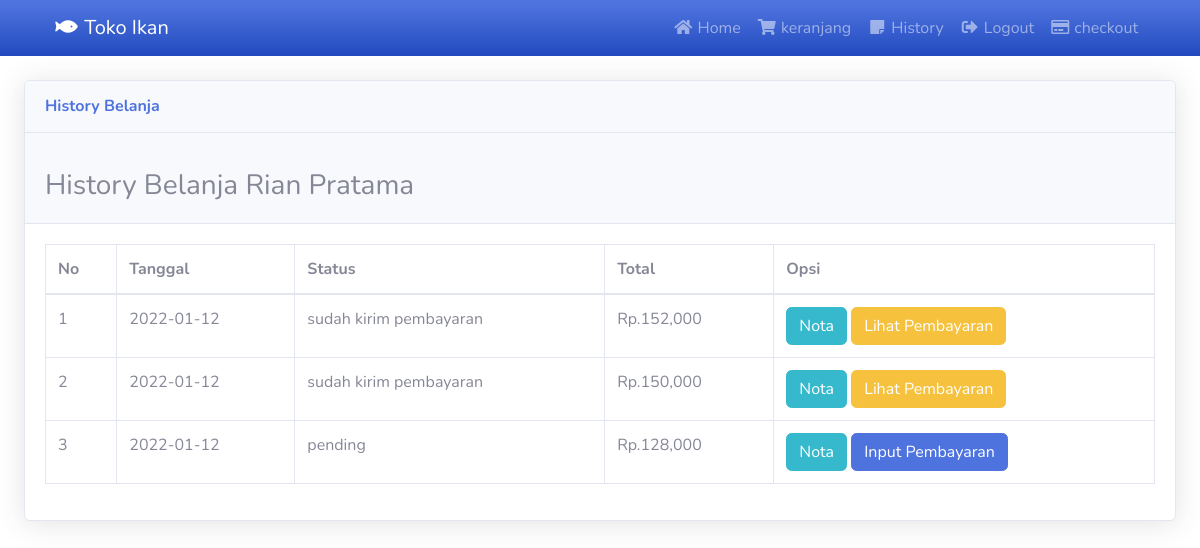
The app's page /riwayat.php (signed in) with its own data.
### tables this page shows
CREATE TABLE `t_pembelian` (
  `id_pembelian` int(11) NOT NULL,
  `id_pelanggan` int(11) NOT NULL,
  `id_ongkir` int(11) NOT NULL,
  `tanggal_pembelian` date NOT NULL,
  `total_pembelian` int(11) NOT NULL,
  `nama_kota` varchar(100) NOT NULL,
  `tarif` int(11) NOT NULL,
  `alamat_pengiriman` text NOT NULL,
  `status_pembelian` varchar(100) NOT NULL DEFAULT 'pending',
  `resi_pengiriman` varchar(50) NOT NULL
);

### riwayat.php (the view, shortened to what this page needs)
<?php
include 'koneksi.php';
?>
<!DOCTYPE html>
<html lang="en">
<head>
    <link href="vendor/fontawesome-free/css/all.min.css" rel="stylesheet" type="text/css">
    <link href="css/sb-admin-2.min.css" rel="stylesheet">
</head>
<body>
    <?php include 'menu.php'; ?>
    <section class="riwayat">
        <div class="container-fluid">
            <br>
            <div class="card shadow mb-4">
                <div class="card-header py-3">
                    <h6 class="m-0 font-weight-bold text-primary">History Belanja</h6>
                </div>
                <div class=" card-header  ">
                    <br>
                    <h3>History Belanja <?php echo $_SESSION["pelanggan"]["nama_pelanggan"] ?></h3>
                </div>
                <div class="card-body">
                    <div class="table-responsive">
                        <table class="table table-bordered" id="dataTable" width="100%" cellspacing="0">
                            <thead>
                                <tr>
                                    <th>No</th>
                                    <th>Tanggal</th>
                                    <th>Status</th>
                                    <th>Total</th>
                                    <th>Opsi</th>
                                </tr>
                            </thead>
                            <tbody>
                                <?php $nomor = 1; ?>
                                <?php $id_pelanggan = $_SESSION["pelanggan"]['id_pelanggan'];
                                $ambil = $koneksi->query("SELECT * FROM t_pembelian
                                    WHERE id_pelanggan='$id_pelanggan'");
                                while ($pecah = $ambil->fetch_assoc()) {
                                ?>
                                    <tr>
                                        <td><?php echo $nomor; ?></td>
                                        <td><?php echo $pecah['tanggal_pembelian'] ?></td>
                                        <td>
                                            <?php echo $pecah['status_pembelian'] ?>
                                            <br>
                                        </td>
                                        <td>Rp.<?php echo number_format($pecah["total_pembelian"]) ?></td>
                                        <td>
                                            <a href="nota.php?id=<?php echo $pecah["id_pembelian"]  ?>" class="btn-info btn">Nota</a>
                                            <?php if ($pecah['status_pembelian'] == 'pending') : ?>
                                                <a href="pembayaran.php?id=<?php echo $pecah["id_pembelian"]  ?>" class="btn-primary btn">
                                                    Input Pembayaran</a>
                                            <?php else : ?>
                                                <a href="lihat_pembayaran.php?id=<?php echo $pecah["id_pembelian"]  ?>" class="btn-warning btn">
                                                    Lihat Pembayaran</a>
                                            <?php endif  ?>
                                        </td>
                                    </tr>
                                    <?php $nomor++; ?>
                                <?php } ?>
                            </tbody>
                        </table>
                    </div>
                </div>
            </div>
        </div>
        <br> <br> <br> <br> <br>
    </section>
</body>
</html>

### records on screen
t_pembelian: tanggal_pembelian "2022-01-12", status_pembelian "sudah kirim pembayaran", total_pembelian "152,000"
t_pembelian: tanggal_pembelian "2022-01-12", status_pembelian "sudah kirim pembayaran", total_pembelian "150,000"
t_pembelian: tanggal_pembelian "2022-01-12", status_pembelian "pending", total_pembelian "128,000"

### other values on screen
$_SESSION["pelanggan"]["nama_pelanggan"] "Rian Pratama"
